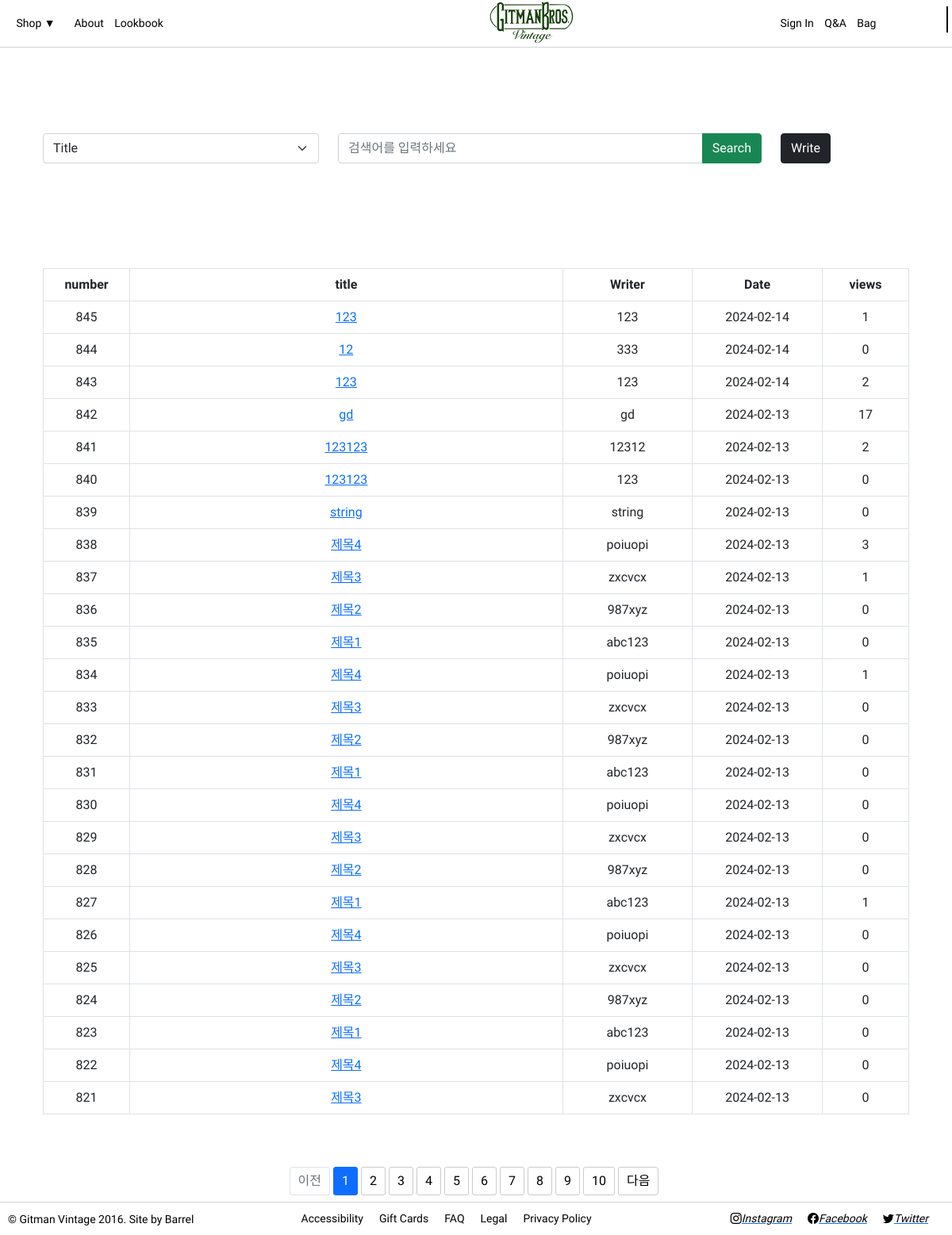
The app's page /list/1 with its own data.
### app/models/board.py (models this page shows)
class Base(DeclarativeBase):
    pass

class Board(Base):
    __tablename__ = 'board'
    bno = Column(Integer, primary_key=True, autoincrement=True)
    title = Column(String(18), nullable=False)
    userid = Column(String(18), nullable=False)
    regdate = Column(DateTime, default=datetime.now)
    views = Column(Integer, default=0)
    contents = Column(Text, nullable=False)

### app/routes/board.py (the view)
@board_router.get('/list/{cpg}', response_class=HTMLResponse)
def list(req: Request, cpg: int):
    stpg = int((cpg -1) / 10 ) * 10 + 1   #페이지네이션 시작값
    bdlist, cnt = BoardService.select_board(cpg)
    allpage = ceil(cnt / 25) # 총 페이지 수
    return templates.TemplateResponse('board/list.html',
                                      {'request': req, 'bdlist': bdlist, 'cpg':cpg, 'stpg':stpg, 'allpage': allpage, 'baseurl':'/list/'})

### views/templates/board/list.html (shortened to what this page needs)
{% extends 'base.html' %}
{% block main %}
<main>
    <div class="container mt-5">
        <div class="row">
            <div class="col-md-4 mb-3">
                <select class="form-select" name="ftype" id="ftype">
                    <option value="title">Title</option>
                </select>
            </div>
            <div class="col-md-6 mb-3">
                <div class="input-group">
                    <input type="text" name="fkey" id="fkey" class="form-control" placeholder="검색어를 입력하세요">
                    <button class="btn btn-success" type="button" id="findbtn">Search</button>
                </div>
            </div>
            <div class="col-md-2 mb-3">
                <a href="/write" class="btn btn-dark text-white">Write</a>
            </div>
        </div>
        <div class="table-responsive">
            <table class="table table-bordered w-100 mt-3">
                <colgroup>
                    <col style="width: 10%">
                    <col style="">
                    <col style="width: 15%">
                    <col style="width: 15%">
                    <col style="width: 10%">
                </colgroup>
                <tr>
                    <th>number</th>
                    <th>title</th>
                    <th>Writer</th>
                    <th>Date</th>
                    <th>views</th>
                </tr>
                {% for bd in bdlist %}
                <tr>
                    <td>{{ bd.bno }}</td>
                    <td>
                        <a href="/view/{{bd.bno}}">{{bd.title}}</a>
                    </td>
                    <td>{{bd.userid}}</td>
                    <td>{{bd.regdate.strftime('%Y-%m-%d')}}</td>
                    <td>{{bd.views}}</td>
                </tr>
                {% endfor %}
            </table>
        </div>
        <ul class="pagination justify-content-center mt-4">
            {% if cpg ==1 %}
                <li class="page-item disabled">
                    {%else%}
                <li class="page-item">
            {% endif %}
            <a class="page-link" href="{{ baseurl }}{{ cpg - 1 }}">이전</a></li>
            {% for idx in range(stpg, stpg + 10) %}
                {% if idx <= allpage %}
                    {% if cpg == idx %}<li class="page-item active">
                        {% else %} <li class="page-item"> {% endif %}
                <a class="page-link" href="{{ baseurl }}{{ idx }}">{{ idx }}</a></li>
                {%endif%}
            {% endfor %}
            {% if cpg == allpage %}<li class="page-item disabled">
            {%else%}<li class="page-item">{% endif %}
            <a class="page-link" href="{{ baseurl }}{{ cpg + 1}}">다음</a></li>
        </ul></div>
</main>
{% endblock %}

### views/templates/base.html (shortened to what this page needs)
<!DOCTYPE html>
<html lang="ko">
<head>
    <link href="https://stackpath.bootstrapcdn.com/bootstrap/5.0.0-alpha1/css/bootstrap.min.css" rel="stylesheet">
    <link rel="stylesheet" href="{{ url_for('static', path= '/css/index_styles.css')}}">
    <link rel="stylesheet" href="https://cdn.jsdelivr.net/npm/bootstrap-icons@1.10.5/font/bootstrap-icons.css">
</head>
    <div class="container">
        {% include 'include/header.html' %}
        {% block main %} {% endblock %}
        {% include 'include/footer.html' %}
    </div>
</body>
</html>

### views/templates/include/header.html (shortened to what this page needs)
<nav>
    <div class="left">
        <ul>
            <li id="shop">
                <a href="/index">Shop ▼</a>
            </li>
            <li><a href="/about">About</a></li>
            <li><a href="/lookbook">Lookbook</a></li>
        </ul>
    </div>
    <div class="center">
        <h1><a href="/index"><img src="{{ url_for('static', path='/img/logo.png')}}" alt="Logo"></a></h1>
    </div>
    <div class="right">
        <ul id="right1">
            {% if 'userid' in request.session %}
                <li class="col-2"><a href="/member/logout">Log Out</a></li>
                <li class="col-2"><a href="/member/myinfo">My Account</a></li>
            {% else %}
                <li class="col-2"><a href="/member/login">Sign In</a></li>
            {% endif %}
            <li><a href="/list/1">Q&A</a></li>
            <li><a href="/bag">Bag</a></li>
        </ul>
    </div>
</nav>

### views/templates/include/footer.html (shortened to what this page needs)
<footer>
    <div id="footer1">
        <p>© Gitman Vintage 2016. Site by Barrel</p>
    </div>
    <ul id="footerLinks">
        <li><a href="../accessibility">Accessibility</a></li>
        <li><a href="../giftcards">Gift Cards</a></li>
        <li><a href="../faq">FAQ</a></li>
        <li><a href="../legal">Legal</a></li>
        <li><a href="../policy">Privacy Policy</a></li>
    </ul>
    <div id="socialMedia">
        <a href="https://www.instagram.com/"><i class="bi bi-instagram">Instagram</i></a>
        <a href="https://www.facebook.com/?locale=ko_KR"><i class="bi bi-facebook">Facebook</i></a>
        <a href="https://twitter.com/?lang=ko"><i class="bi bi-twitter">Twitter</i></a>
    </div>
</footer>

### views/static/css/index_styles.css (style rules this page uses)
nav ul { list-style-type: none; padding: 0; margin: 0; }
nav li { display: inline; margin: 0 10px; }
h1 { margin: 0; }
.left { order: 1; }
.center { order: 2; margin-left: -12%; }
.right { margin-top: -10px; order: 3; border: 1px solid black ; }
#right1 { margin-left: -300px; }
nav { top: 0; border-bottom: 1px solid lightgrey; margin-bottom: -10%; }
nav, footer { position: fixed; left: 0; bottom: 0; width: 100%; background-color: #fff; color: black; padding: 10px 0; text-align: center; font-size: 14px; text-decoration: none !important; justify-content: space-between; align-items: center; display: flex; }
footer { border-top: 1px solid lightgrey; transition: transform 0.3s ease; border-top: 1px solid lightgrey; }
footer div { margin-right: 30px; }
#footerLinks { list-style-type: none; padding: 0; margin: 0; display: flex; margin-left: 10px; }
#footer1 { font-size: 14px; margin-bottom: -18px; margin-left: 20px; }
#footerLinks li { margin-right: 20px; }
#socialMedia { display: flex; }
#socialMedia a { margin-left: 20px; }
#shop { padding: 10px 5px 20px 5px; cursor: pointer; width: 70px; display: inline-block; }
footer #footerLinks a { color: black; text-decoration: none; }
footer #socialMedia a i { color: black; }
nav, nav a { color: black; }
nav a { text-decoration: none; }
main { padding-top: 70px; text-align: center; }
nav { height: 60px; padding: 5px; }
nav h1 { font-size: 24px; }
nav ul { margin-top: 10px; }
nav li { margin: 0 5px; }
main div { margin-bottom: 50px; }
table th { background-color: #f2f2f2; }
table td { text-align: center; vertical-align: middle; }
.pagination { list-style-type: none; padding: 0; }
.pagination li { display: inline-block; margin-right: 5px; }
.pagination li a { text-decoration: none; color: #000; padding: 5px 10px; border: 1px solid #ccc; border-radius: 3px; }
.pagination li.active a { background-color: #007bff; color: #fff; border-color: #007bff; }
.container { margin-top: 50px; }
.mb-3 { text-align: left; }

### views/templates/board/list.html (style rules this page uses)
nav,main,footer { font-family: 'Courier Prime'; color:black; }

### views/templates/include/header.html (style rules this page uses)
.center { margin-right: -80px; }

### views/templates/include/footer.html (style rules this page uses)
#footer1 { margin-bottom: -18px; margin-left: 10px; margin-right:-10px; }

### records on screen
Board: bno "845", title "123", userid "123", regdate "2024-02-14", views "1"
Board: bno "844", title "12", userid "333", regdate "2024-02-14", views "0"
Board: bno "843", title "123", userid "123", regdate "2024-02-14", views "2"
Board: bno "842", title "gd", userid "gd", regdate "2024-02-13", views "17"
Board: bno "841", title "123123", userid "12312", regdate "2024-02-13", views "2"
Board: bno "840", title "123123", userid "123", regdate "2024-02-13", views "0"
Board: bno "839", title "string", userid "string", regdate "2024-02-13", views "0"
Board: bno "838", title "제목4", userid "poiuopi", regdate "2024-02-13", views "3"
Board: bno "837", title "제목3", userid "zxcvcx", regdate "2024-02-13", views "1"
Board: bno "836", title "제목2", userid "987xyz", regdate "2024-02-13", views "0"
Board: bno "835", title "제목1", userid "abc123", regdate "2024-02-13", views "0"
Board: bno "834", title "제목4", userid "poiuopi", regdate "2024-02-13", views "1"
Board: bno "833", title "제목3", userid "zxcvcx", regdate "2024-02-13", views "0"
Board: bno "832", title "제목2", userid "987xyz", regdate "2024-02-13", views "0"
Board: bno "831", title "제목1", userid "abc123", regdate "2024-02-13", views "0"
Board: bno "830", title "제목4", userid "poiuopi", regdate "2024-02-13", views "0"
Board: bno "829", title "제목3", userid "zxcvcx", regdate "2024-02-13", views "0"
Board: bno "828", title "제목2", userid "987xyz", regdate "2024-02-13", views "0"
Board: bno "827", title "제목1", userid "abc123", regdate "2024-02-13", views "1"
Board: bno "826", title "제목4", userid "poiuopi", regdate "2024-02-13", views "0"
Board: bno "825", title "제목3", userid "zxcvcx", regdate "2024-02-13", views "0"
Board: bno "824", title "제목2", userid "987xyz", regdate "2024-02-13", views "0"
Board: bno "823", title "제목1", userid "abc123", regdate "2024-02-13", views "0"
Board: bno "822", title "제목4", userid "poiuopi", regdate "2024-02-13", views "0"
Board: bno "821", title "제목3", userid "zxcvcx", regdate "2024-02-13", views "0"

### other values on screen
{{ idx }} "1" "2" "3" "4" "5" "6" "7" "8" "9" "10"
